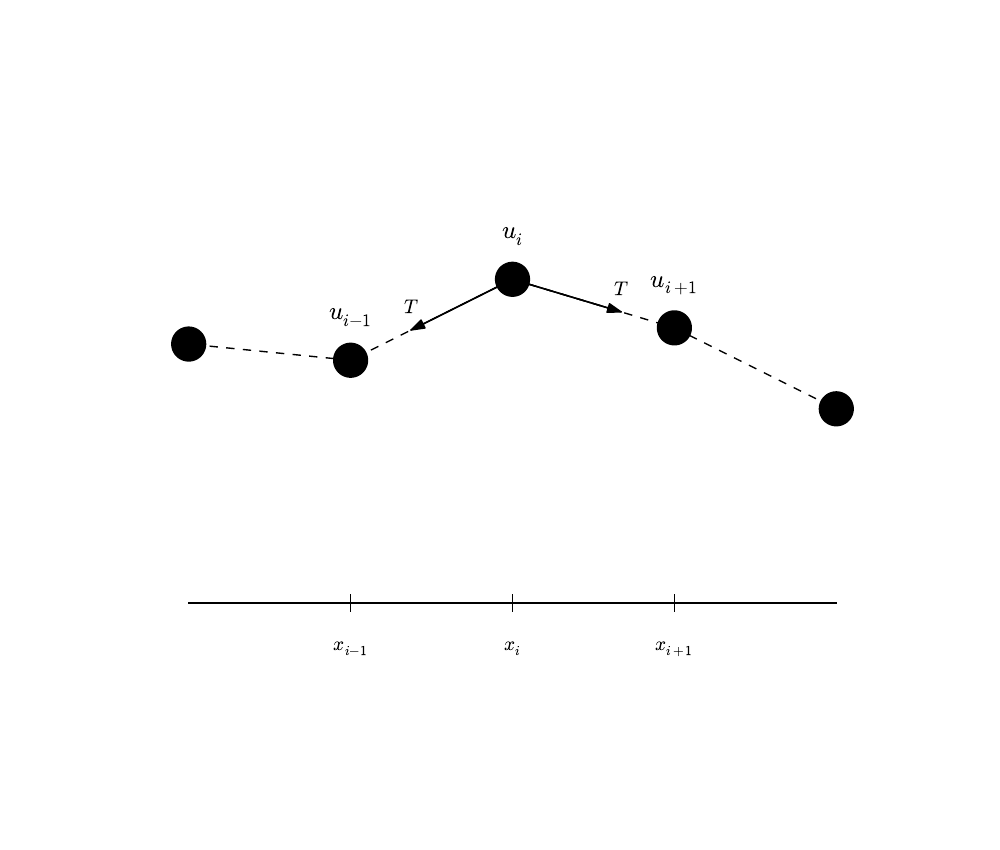

The Python source for this figure:
"""
Illustrate a spring with point masses and constant tension.
For derivation of the wave equation for a spring.
"""

from pysketcher import *

#test_test()
xaxis = 1
drawing_tool.set_coordinate_system(0.8, 5.2, 0, 4.2, axis=False)

x = 3
xb = 2
xf = 4
xf2 = 5
xb2 = 1

p = point(x, 3)
pb = point(xb, 2.5)
pf = point(xf, 2.7)
pf2 = point(xf2, 2.2)
pb2 = point(xb2, 2.6)

force_L = Arrow1(p, p + 0.7*unit_vec(pb-p)).\
          set_linecolor('black').set_linewidth(1)
force_R = Arrow1(p, p + 0.7*unit_vec(pf-p)).\
          set_linecolor('black').set_linewidth(1)
text_L = Text('$T$', force_L.geometric_features()['end'] + point(0,0.1))
text_R = Text('$T$', force_R.geometric_features()['end'] + point(0,0.1))
forces = Composition([force_L, force_R, text_L, text_R])

# Masses
r = 0.1
c   = Circle(p, r).  set_linecolor('black').set_filled_curves('black')
cf  = Circle(pf, r). set_linecolor('black').set_filled_curves('black')
cb  = Circle(pb, r). set_linecolor('black').set_filled_curves('black')
cf2 = Circle(pf2, r).set_linecolor('black').set_filled_curves('black')
cb2 = Circle(pb2, r).set_linecolor('black').set_filled_curves('black')

# u values
v = point(0,0.25)  # vertical displacement of text over masses
fnts = 18
u_values = Composition([Text('$u_{i-1}$', pb + v, fontsize=fnts),
                        Text('$u_{i+1}$', pf + v, fontsize=fnts),
                        Text('$u_{i}$',   p  + v, fontsize=fnts)
                        ])

# Dashed lines along the string
line_L1 = Line(p, pb).set_linestyle('dashed').\
          set_linecolor('black').set_linewidth(1)
line_R1 = Line(p, pf).set_linestyle('dashed').\
          set_linecolor('black').set_linewidth(1)
line_L2 = Line(pb, pb2).set_linestyle('dashed').\
          set_linecolor('black').set_linewidth(1)
line_R2 = Line(pf, pf2).set_linestyle('dashed').\
          set_linecolor('black').set_linewidth(1)

masses = Composition([c, cf, cb, cf2, cb2, line_L1, line_R1, line_L2, line_R2])

# Points in the mesh
p0 = point(x, xaxis)
pf0 = point(xf, xaxis)
pb0 = point(xb, xaxis)
tick = 0.05

# 1D mesh with three points
mesh = Composition({
    'xim1': Text('$x_{i-1}$', pb0 - point(0, 0.3)),
    'xi': Text('$x_{i}$', p0 - point(0, 0.3)),
    'xip1': Text('$x_{i+1}$', pf0 - point(0, 0.3)),
    'axis': Composition({
        'hline': Line(pf0-point(3,0), pb0+point(3,0)).\
        set_linecolor('black').set_linewidth(1),
        'tick_m1': Line(pf0+point(0,tick), pf0-point(0,tick)).\
        set_linecolor('black').set_linewidth(1),
        'tick_i':  Line(p0+point(0,tick), p0-point(0,tick)).\
        set_linecolor('black').set_linewidth(1),
        'tick_p1': Line(pb0+point(0,tick), pb0-point(0,tick)).\
        set_linecolor('black').set_linewidth(1)}),
    })

fig = Composition(dict(masses=masses, mesh=mesh,
                       forces=forces, u_values=u_values))

drawing_tool.erase()
fig.draw()
drawing_tool.display()
drawing_tool.savefig('wave_on_string')
raw_input()

